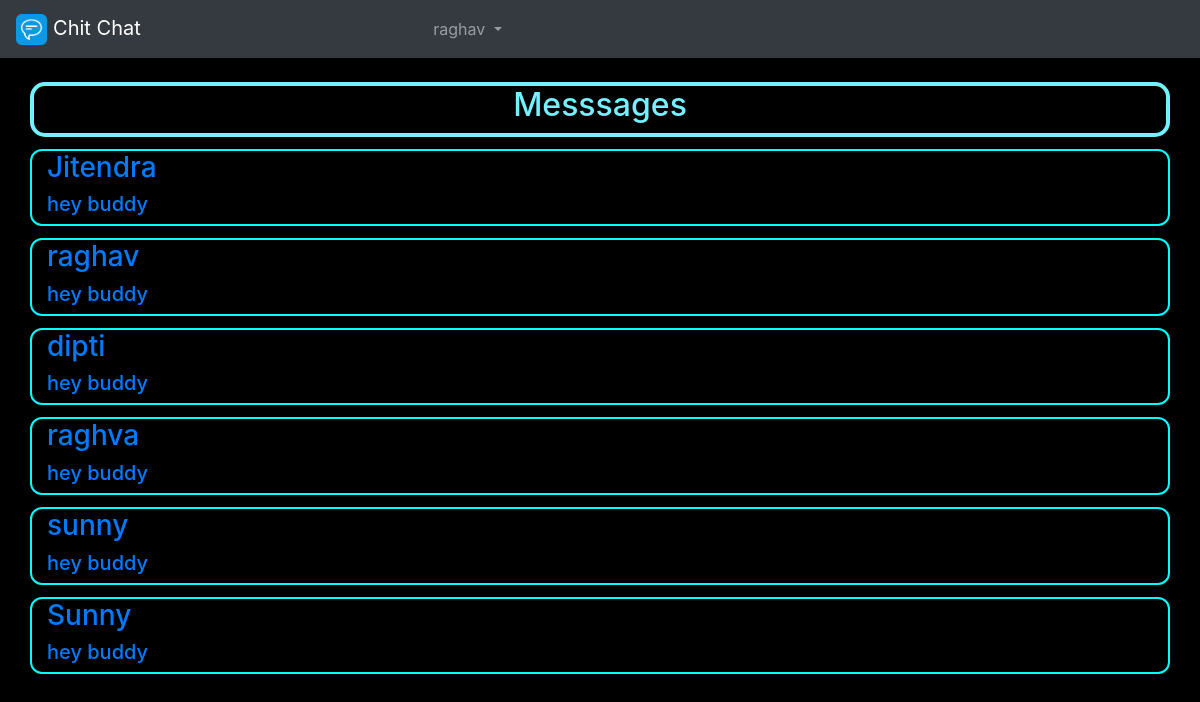
/user.php (signed in), run on the app's committed database.
### tables this page shows
CREATE TABLE `signup` (
  `user_id` int(122) NOT NULL,
  `first_name` varchar(20) NOT NULL,
  `last_name` varchar(20) NOT NULL,
  `email` varchar(100) NOT NULL,
  `password` varchar(20) NOT NULL,
  `address1` varchar(200) NOT NULL,
  `address2` varchar(200) NOT NULL,
  `city` varchar(20) NOT NULL,
  `state` varchar(20) NOT NULL
);

### user.php (the view, shortened to what this page needs)
<!DOCTYPE html>
<html>
<head>
<link rel="stylesheet" href="https://maxcdn.bootstrapcdn.com/bootstrap/4.0.0/css/bootstrap.min.css">
</head>
<body style="background-color: #000">
<nav class="navbar navbar-expand-sm bg-dark navbar-dark">
  <a class="navbar-brand" href="Home"><img src="icon.png" style="height: 8%; width: 8%;"> Chit Chat</a>
  <ul class="navbar-nav ">
    <li class="nav-item dropdown " >
      <a class="nav-link dropdown-toggle" href="" id="navbardrop" data-toggle="dropdown">
		<?php
	$currentUser = $_SESSION['first_name'];
    echo $currentUser;
		?>
      </a>
    </li>
  </ul>
</nav>
<div class="container" style="border:4px solid #73f1ff; margin-top: 2%; border-radius: 15px;">
		<h2 style="text-align: center; color:#73f1ff; margin-top: 0px;">Messsages</h2>
        </div>
  <?php
  include 'connection.php';
    $sql_tab="SELECT * FROM signup ";
    $dt=mysqli_query($con,$sql_tab);
    while($row= mysqli_fetch_array($dt,MYSQLI_ASSOC))
    {
      ?>
      <div class="container messagingBox" id="messagesBox" >
        <?php
       echo "<a href=chat.php?nm=".$row['first_name'].">";
       echo "<h3>".$row['first_name']."</h3>
             <h5>hey buddy</h5>";
       echo "</div>";
    }
  ?>
</body>
</body>
</html>

### user.php (style rules this page uses)
.messagingBox { border: 2px solid cyan; border-radius: 12PX; margin-top:1%; }

### data on the page
signup: first_name "Jitendra"
signup: first_name "raghav"
signup: first_name "dipti"
signup: first_name "raghva"
signup: first_name "sunny"
signup: first_name "Sunny"

### other printed values
$currentUser "raghav"
